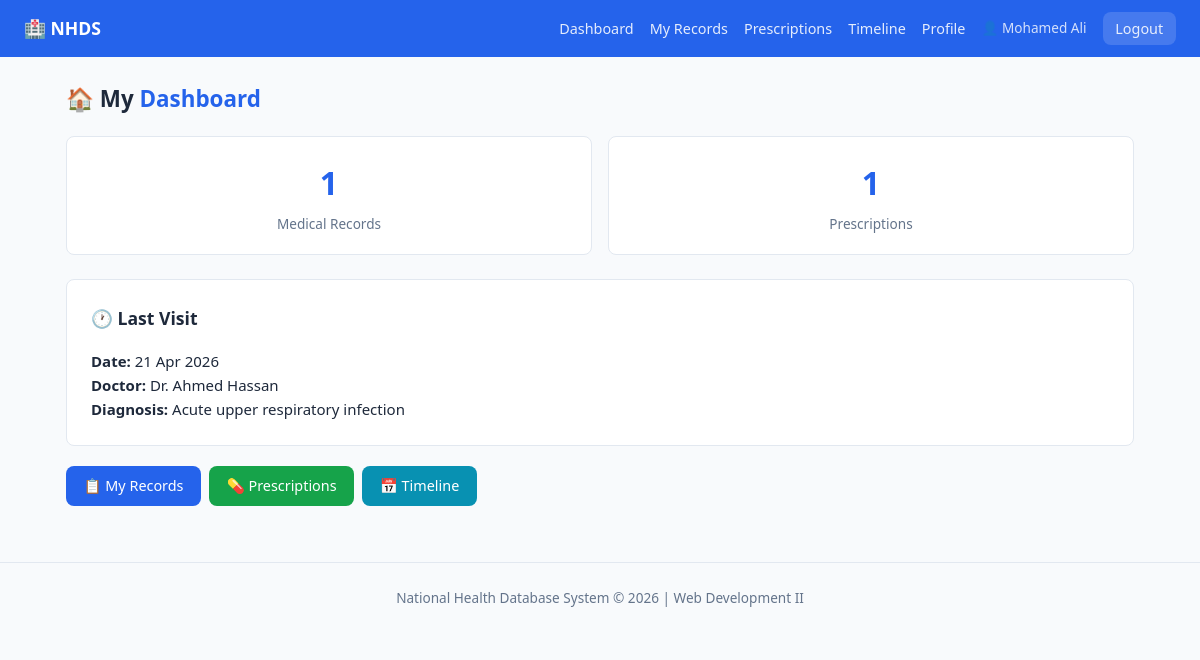
The app's page /pages/patient/dashboard.php (signed in) with its own data.
### tables this page shows
CREATE TABLE IF NOT EXISTS medical_records (
  id          INT          NOT NULL AUTO_INCREMENT,
  patient_id  INT          NOT NULL,
  doctor_id   INT          NOT NULL,
  diagnosis   TEXT         NOT NULL,
  notes       TEXT         DEFAULT NULL,
  visit_date  DATE         NOT NULL,
  created_at  TIMESTAMP    NOT NULL DEFAULT CURRENT_TIMESTAMP,

  PRIMARY KEY (id),
  INDEX idx_patient (patient_id),
  INDEX idx_doctor  (doctor_id),

  CONSTRAINT fk_record_patient
    FOREIGN KEY (patient_id) REFERENCES users(id)
    ON DELETE CASCADE ON UPDATE CASCADE,

  CONSTRAINT fk_record_doctor
    FOREIGN KEY (doctor_id)  REFERENCES users(id)
    ON DELETE CASCADE ON UPDATE CASCADE
);

CREATE TABLE IF NOT EXISTS users (
  id          INT          NOT NULL AUTO_INCREMENT,
  name        VARCHAR(100) NOT NULL,
  email       VARCHAR(150) NOT NULL UNIQUE,
  password    VARCHAR(255) NOT NULL,           
  role        ENUM('admin','doctor','patient') NOT NULL,
  phone       VARCHAR(20)  DEFAULT NULL,
  created_at  TIMESTAMP    NOT NULL DEFAULT CURRENT_TIMESTAMP,

  PRIMARY KEY (id),
  INDEX idx_email (email),
  INDEX idx_role  (role)
);

### classes/Database.php (called while the page is built, shortened)
<?php
class Database {
    private static ?Database $instance = null;
    private PDO $connection;
    private function __construct() {
        $dsn = "mysql:host=" . DB_HOST . ";dbname=" . DB_NAME . ";charset=" . DB_CHAR;
        $options = [
            PDO::ATTR_ERRMODE            => PDO::ERRMODE_EXCEPTION,
            PDO::ATTR_DEFAULT_FETCH_MODE => PDO::FETCH_ASSOC,
            PDO::ATTR_EMULATE_PREPARES   => false,
        ];
        try {
            $this->connection = new PDO($dsn, DB_USER, DB_PASS, $options);
        } catch (PDOException $e) {
            die(json_encode(['error' => 'Database connection failed: ' . $e->getMessage()]));
        }
    }
    public static function getInstance(): Database {
        if (self::$instance === null) {
            self::$instance = new Database();
        }
        return self::$instance;
    }
    public function getConnection(): PDO {
        return $this->connection;
    }
}

### classes/User.php (called while the page is built, shortened)
<?php
class User {
    public function __construct() {
        $this->db = Database::getInstance()->getConnection();
    }
}

### classes/Patient.php (called while the page is built, shortened)
<?php
class Patient extends User {
    public function getDashboardStats(): array {
        $patientId = $_SESSION['user_id'];
        $stats     = [];
        $stmt = $this->db->prepare(
            "SELECT COUNT(*) AS record_count FROM medical_records
             WHERE patient_id = ?"
        );
        $stmt->execute([$patientId]);
        $stats['record_count'] = $stmt->fetch()['record_count'];
        $stmt = $this->db->prepare(
            "SELECT COUNT(p.id) AS presc_count
             FROM prescriptions p
             JOIN medical_records mr ON mr.id = p.record_id
             WHERE mr.patient_id = ?"
        );
        $stmt->execute([$patientId]);
        $stats['presc_count'] = $stmt->fetch()['presc_count'];
        $stmt = $this->db->prepare(
            "SELECT visit_date, diagnosis, u.name AS doctor_name
             FROM medical_records mr
             JOIN users u ON u.id = mr.doctor_id
             WHERE mr.patient_id = ?
             ORDER BY visit_date DESC LIMIT 1"
        );
        $stmt->execute([$patientId]);
        $stats['last_visit'] = $stmt->fetch();
        return $stats;
    }
}

### pages/patient/dashboard.php (the view, shortened to what this page needs)
<?php
$patient = new Patient();
$stats   = $patient->getDashboardStats();
include __DIR__ . '/../../includes/header.php';
?>
<h1 class="page-title">🏠 My <span>Dashboard</span></h1>
<div class="stats-grid">
  <div class="stat-card">
    <div class="stat-number"><?= $stats['record_count'] ?></div>
    <div class="stat-label">Medical Records</div>
  </div>
  <div class="stat-card">
    <div class="stat-number"><?= $stats['presc_count'] ?></div>
    <div class="stat-label">Prescriptions</div>
  </div>
</div>
<?php if ($stats['last_visit']): ?>
<div class="card">
  <div class="card-title">🕐 Last Visit</div>
  <p><strong>Date:</strong> <?= date('d M Y', strtotime($stats['last_visit']['visit_date'])) ?></p>
  <p><strong>Doctor:</strong> <?= htmlspecialchars($stats['last_visit']['doctor_name']) ?></p>
  <p><strong>Diagnosis:</strong> <?= htmlspecialchars($stats['last_visit']['diagnosis']) ?></p>
</div>
<?php endif; ?>
<div class="d-flex gap-1 mt-2">
  <a href="records.php"       class="btn btn-primary">📋 My Records</a>
  <a href="prescriptions.php" class="btn btn-success">💊 Prescriptions</a>
  <a href="timeline.php"      class="btn btn-info">📅 Timeline</a>
</div>
<?php include __DIR__ . '/../../includes/footer.php'; ?>

### assets/style.css (style rules this page uses)
:root { --primary: #2563eb; --primary-d: #1d4ed8; --success: #16a34a; --danger: #dc2626; --warning: #d97706; --info: #0891b2; --bg: #f8fafc; --surface: #ffffff; --border: #e2e8f0; --text: #1e293b; --muted: #64748b; --radius: 8px; --shadow: 0 1px 3px rgba(0,0,0,.1); }
* { box-sizing: border-box; margin: 0; padding: 0; }
body { font-family: 'Segoe UI', system-ui, sans-serif; background: var(--bg); color: var(--text); font-size: 15px; line-height: 1.6; }
.card { background:var(--surface); border:1px solid var(--border); border-radius:var(--radius); padding:1.5rem; margin-bottom:1.25rem; }
.card-title { font-size:1.1rem; font-weight:600; margin-bottom:1rem; }
.stats-grid { display:grid; grid-template-columns:repeat(auto-fit,minmax(160px,1fr)); gap:1rem; margin-bottom:1.5rem; }
.stat-card { background:var(--surface); border:1px solid var(--border); border-radius:var(--radius); padding:1.25rem; text-align:center; }
.stat-number { font-size:2rem; font-weight:700; color:var(--primary); }
.stat-label { font-size:.85rem; color:var(--muted); margin-top:.25rem; }
.btn { display:inline-block; padding:.55rem 1.1rem; border-radius:var(--radius); font-size:.9rem; font-weight:500; cursor:pointer; text-decoration:none; border:none; }
.btn-primary { background:var(--primary); color:#fff; }
.btn-success { background:var(--success); color:#fff; }
.btn-info { background:var(--info); color:#fff; }
.page-title { font-size:1.4rem; font-weight:700; margin-bottom:1.25rem; }
.page-title span { color:var(--primary); }
.mt-2 { margin-top:1rem; }
.d-flex { display:flex; }
.gap-1 { gap:.5rem; }

### records on screen
medical_records: visit_date "21 Apr 2026", doctor.name "Dr. Ahmed Hassan", diagnosis "Acute upper respiratory infection"

### other values on screen
$userName "Mohamed Ali"
$stats['record_count'] "1"
$stats['presc_count'] "1"
